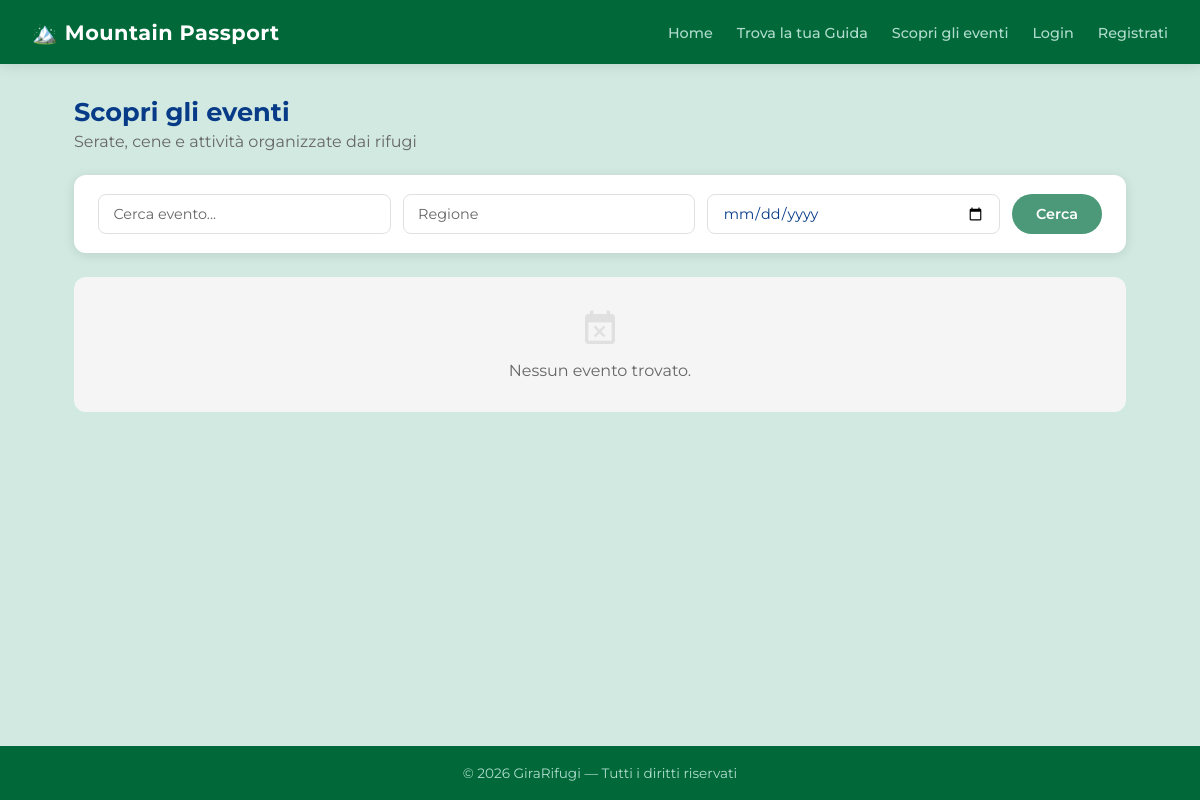
The app's page /eventi/, older data.
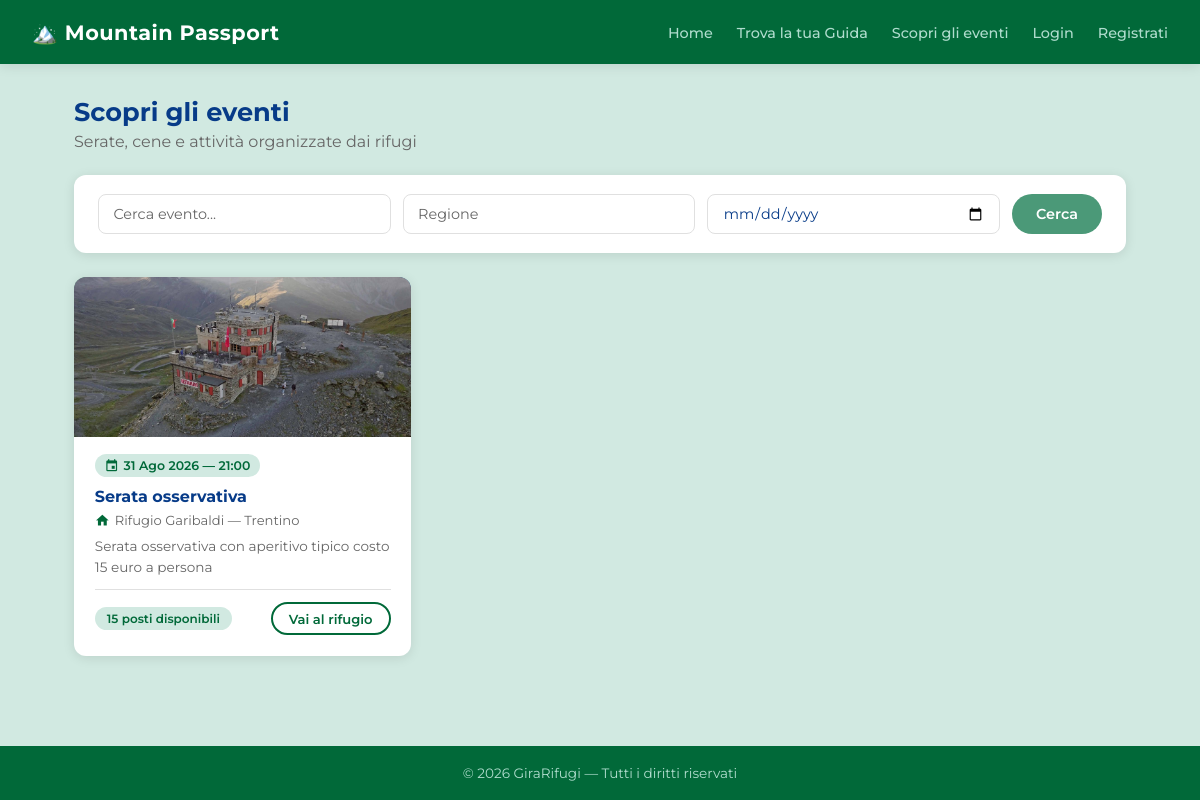
The same page, newer data.
### rifugi/models.py (models this page shows, shortened)
class Evento(models.Model):
    rifugio = models.ForeignKey(
        Rifugio,
        on_delete=models.CASCADE,
        related_name='eventi'
    )
    titolo = models.CharField(max_length=200)
    descrizione = models.TextField(blank=True)
    data = models.DateField()
    ora = models.TimeField(blank=True, null=True)
    posti_disponibili = models.IntegerField(default=0)
    class Meta:
        verbose_name_plural = "Eventi"
        ordering = ['data']

class Rifugio(models.Model):
    nome = models.CharField(max_length=200)
    localita = models.CharField(max_length=200)
    altitudine = models.IntegerField()
    latitudine = models.FloatField()
    longitudine = models.FloatField()
    regione = models.CharField(max_length=100)
    TIPO_CHOICES = [
        ('RIFUGIO', 'Rifugio'),
        ('BIVACCO', 'Bivacco'),
        ('CAPANNA', 'Capanna'),
    ]
    tipo = models.CharField(max_length=20, choices=TIPO_CHOICES, default='RIFUGIO')
    descrizione = models.TextField(blank=True)
    posti_letto = models.IntegerField(default=0)
    posti_disponibili = models.IntegerField(default=0)
    immagine = models.ImageField(upload_to='rifugi/', blank=True, null=True)
    qr_uuid = models.UUIDField(default=uuid.uuid4, unique=True, editable=False)
    STATO_CHOICES = [
        ('in_attesa', 'In attesa'),
        ('approvato', 'Approvato'),
    ]
    stato = models.CharField(max_length=20, choices=STATO_CHOICES, default='in_attesa')
    gestore = models.ForeignKey(
        User,
        on_delete=models.SET_NULL,
        null=True,
        blank=True,
        related_name='rifugi'
    )
    class Meta:
        verbose_name_plural = "Rifugi"

### rifugi/views.py (the view)
# urls.py: path('eventi/', views.eventi, name='eventi'),
def eventi(request):
    from datetime import date
    qs = Evento.objects.select_related('rifugio').filter(data__gte=date.today())
    q = request.GET.get('q', '')
    regione = request.GET.get('regione', '')
    dal = request.GET.get('dal', '')
    if q:
        qs = qs.filter(titolo__icontains=q)
    if regione:
        qs = qs.filter(rifugio__regione__icontains=regione)
    if dal:
        qs = qs.filter(data__gte=dal)
    return render(request, 'eventi.html', {
        'eventi': qs,
        'q': q, 'regione': regione, 'dal': dal,
    })

### templates/eventi.html (shortened to what this page needs)
{% extends 'base.html' %}
{% block content %}
<div class="page-header">
    <h2>Scopri gli eventi</h2>
    <p>Serate, cene e attività organizzate dai rifugi</p>
</div>
<div class="search-bar" style="margin-bottom:1.5rem;">
    <form method="get" style="display:flex; gap:0.75rem; flex-wrap:wrap; width:100%;">
        <input type="text" name="q" placeholder="Cerca evento..." value="{{ q }}">
        <input type="text" name="regione" placeholder="Regione" value="{{ regione }}">
        <input type="date" name="dal" value="{{ dal }}">
        <button type="submit" class="btn btn-primary">Cerca</button>
    </form>
</div>
{% if eventi %}
<div class="eventi-grid">
    {% for evento in eventi %}
    <div class="evento-card">
        {% if evento.rifugio.immagine %}
            <img src="{{ evento.rifugio.immagine.url }}" alt="{{ evento.titolo }}">
        {% else %}
            <div class="evento-card-placeholder"></div>
        {% endif %}
        <div class="evento-card-body">
            <div class="evento-data-badge">
                <span class="material-icons">event</span>
                {{ evento.data|date:"d M Y" }}{% if evento.ora %} — {{ evento.ora|time:"H:i" }}{% endif %}
            </div>
            <h3>{{ evento.titolo }}</h3>
            <p class="evento-rifugio">
                <span class="material-icons">home</span>
                {{ evento.rifugio.nome }} — {{ evento.rifugio.regione }}
            </p>
            {% if evento.descrizione %}
            <p class="evento-descrizione">{{ evento.descrizione|truncatewords:20 }}</p>
            {% endif %}
            <div class="evento-footer">
                <span class="badge {% if evento.posti_disponibili > 0 %}badge-green{% else %}badge-red{% endif %}">
                    {% if evento.posti_disponibili > 0 %}
                        {{ evento.posti_disponibili }} posti disponibili
                    {% else %}
                        Sold out
                    {% endif %}
                </span>
                <a href="{% url 'rifugio' evento.rifugio.pk %}" class="btn btn-outline btn-sm">Vai al rifugio</a>
            </div>
        </div>
    </div>
    {% endfor %}
</div>
{% else %}
<div class="empty-state">
    <span class="material-icons">event_busy</span>
    <p>Nessun evento trovato.</p>
</div>
{% endif %}
{% endblock %}

### templates/base.html (shortened to what this page needs)
{% load static %}
<!DOCTYPE html>
<html lang="it">
<head>
    <link rel="stylesheet" href="{% static 'css/base.css' %}">
    <link rel="stylesheet" href="{% static 'css/home.css' %}">
    <link rel="stylesheet" href="{% static 'css/eventi.css' %}">
    <link rel="stylesheet" href="{% static 'css/detail.css' %}">
    <link rel="stylesheet" href="{% static 'css/form.css' %}">
    <link rel="stylesheet" href="{% static 'css/pages.css' %}">
</head>
<body>
<nav class="navbar">
    <a href="{% url 'home' %}" class="navbar-brand">🏔️ Mountain Passport</a>
    <ul class="navbar-nav">
        <li><a href="{% url 'home' %}">Home</a></li>
        <li><a href="{% url 'guide' %}">Trova la tua Guida</a></li>
        <li><a href="{% url 'eventi' %}">Scopri gli eventi</a></li>
        {% if user.is_authenticated %}
            {% if user.groups.all.0.name == 'Escursionista' %}
                <li><a href="{% url 'checkin' %}">Check-in</a></li>
                <li><a href="{% url 'passaporto' %}">Passaporto</a></li>
            {% elif user.groups.all.0.name == 'GestoreRifugio' %}
                <li><a href="{% url 'dashboard_gestore' %}">Dashboard</a></li>
            {% elif user.groups.all.0.name == 'GuidaAlpina' %}
                <li><a href="{% url 'dashboard_guida' %}">Dashboard</a></li>
            {% elif user.groups.all.0.name == 'Admin' or user.is_superuser %}
                <li><a href="{% url 'pannello_admin' %}">Pannello Admin</a></li>
            {% endif %}
            <li><span class="navbar-user">Ciao, {{ user.username }}!</span></li>
            <li>
                <form method="post" action="/accounts/logout/" style="display:inline">
                    {% csrf_token %}
                    <button type="submit" class="btn-logout">Logout</button>
                </form>
            </li>
        {% else %}
            <li><a href="/accounts/login/">Login</a></li>
            <li><a href="{% url 'register' %}">Registrati</a></li>
        {% endif %}
    </ul>
</nav>
<main>
    {% block content %}{% endblock %}
</main>
<footer>
    <p>&copy; 2026 GiraRifugi — Tutti i diritti riservati</p>
</footer>
</body>
</html>

### static/css/base.css (style rules this page uses)
:root { --green-dark: #016939; --green: #4B9978; --green-light: #AFDCCD; --green-bg: #D1E9E1; --blue-dark: #073B88; --blue: #2F629A; --blue-light: #6B9AB5; --gray: #666666; --gray-light: #E0E0E0; --gray-bg: #F5F5F5; --white: #FFFFFF; --shadow: 0 2px 12px rgba(0,0,0,0.10); --radius: 12px; --radius-sm: 8px; }
*, *::before, *::after { box-sizing: border-box; margin: 0; padding: 0; }
body { font-family: 'Montserrat', sans-serif; background-color: var(--green-bg); color: var(--blue-dark); min-height: 100vh; display: flex; flex-direction: column; }
a { color: var(--blue); text-decoration: none; }
.navbar { background-color: var(--green-dark); padding: 0 2rem; display: flex; align-items: center; justify-content: space-between; height: 64px; box-shadow: var(--shadow); position: sticky; top: 0; z-index: 100; }
.navbar-brand { font-size: 1.3rem; font-weight: 700; color: var(--white) !important; letter-spacing: 0.5px; text-decoration: none; }
.navbar-nav { display: flex; align-items: center; gap: 1.5rem; list-style: none; }
.navbar-nav a { color: var(--green-light); font-size: 0.9rem; font-weight: 500; transition: color 0.2s; }
main { flex: 1; max-width: 1100px; margin: 0 auto; padding: 2rem 1.5rem; width: 100%; }
.btn { display: inline-block; padding: 0.65rem 1.5rem; border-radius: 24px; font-weight: 600; font-size: 0.9rem; cursor: pointer; transition: all 0.2s; border: none; font-family: 'Montserrat', sans-serif; text-decoration: none; }
.btn-primary { background-color: var(--green); color: var(--white); }
.btn-outline { background-color: transparent; color: var(--green-dark); border: 2px solid var(--green-dark); }
.btn-sm { padding: 0.4rem 1rem; font-size: 0.82rem; }
footer { background-color: var(--green-dark); color: var(--green-light); text-align: center; padding: 1.2rem; font-size: 0.85rem; margin-top: auto; }

### static/css/home.css (style rules this page uses)
.search-bar { background: var(--white); border-radius: var(--radius); padding: 1.2rem 1.5rem; box-shadow: var(--shadow); display: flex; gap: 0.75rem; flex-wrap: wrap; align-items: center; margin-bottom: 1.5rem; }
.search-bar input { flex: 1; min-width: 140px; border: 1px solid var(--gray-light); border-radius: 8px; padding: 0.55rem 0.9rem; font-family: 'Montserrat', sans-serif; font-size: 0.9rem; color: var(--blue-dark); outline: none; transition: border-color 0.2s; }
.search-bar input::placeholder { color: var(--gray); }

### static/css/eventi.css (style rules this page uses)
.eventi-grid { display: grid; grid-template-columns: repeat(auto-fill, minmax(300px, 1fr)); gap: 1.25rem; }
.evento-card { background: var(--white); border-radius: var(--radius); box-shadow: var(--shadow); overflow: hidden; transition: transform 0.2s; }
.evento-card img, .evento-card-placeholder { width: 100%; height: 160px; object-fit: cover; display: block; background: linear-gradient(135deg, var(--green) 0%, var(--blue-dark) 100%); }
.evento-card-body { padding: 1.1rem 1.3rem 1.3rem; }
.evento-data-badge { display: inline-flex; align-items: center; gap: 0.3rem; background: var(--green-bg); color: var(--green-dark); font-size: 0.78rem; font-weight: 600; padding: 0.25rem 0.6rem; border-radius: 20px; margin-bottom: 0.6rem; }
.evento-data-badge .material-icons { font-size: 0.9rem; }
.evento-card-body h3 { font-size: 1rem; font-weight: 700; color: var(--blue-dark); margin-bottom: 0.4rem; }
.evento-rifugio { display: flex; align-items: center; gap: 0.3rem; font-size: 0.82rem; color: var(--gray); margin-bottom: 0.5rem; }
.evento-rifugio .material-icons { font-size: 0.95rem; color: var(--green-dark); }
.evento-descrizione { font-size: 0.85rem; color: var(--gray); line-height: 1.5; margin-bottom: 0.75rem; }
.evento-footer { display: flex; align-items: center; justify-content: space-between; flex-wrap: wrap; gap: 0.5rem; margin-top: 0.75rem; padding-top: 0.75rem; border-top: 1px solid var(--gray-light); }

### static/css/pages.css (style rules this page uses)
.badge { display: inline-block; padding: 0.25rem 0.75rem; border-radius: 20px; font-size: 0.75rem; font-weight: 600; }
.badge-green { background: var(--green-bg); color: var(--green-dark); }
.page-header { margin-bottom: 1.5rem; }
.page-header h2 { font-size: 1.6rem; font-weight: 700; color: var(--blue-dark); }
.page-header p { color: var(--gray); margin-top: 0.3rem; }

Row changes from the older to the newer data that the page shows:
added Evento: rifugio.immagine (picture), data "31 Ago 2026", ora "21:00", titolo "Serata osservativa", rifugio.nome "Rifugio Garibaldi", rifugio.regione "Trentino", descrizione "Serata osservativa con aperitivo tipico costo 15 euro a persona", posti_disponibili "15"
Text that changed along with them:
text no longer shown: "Nessun evento trovato."
